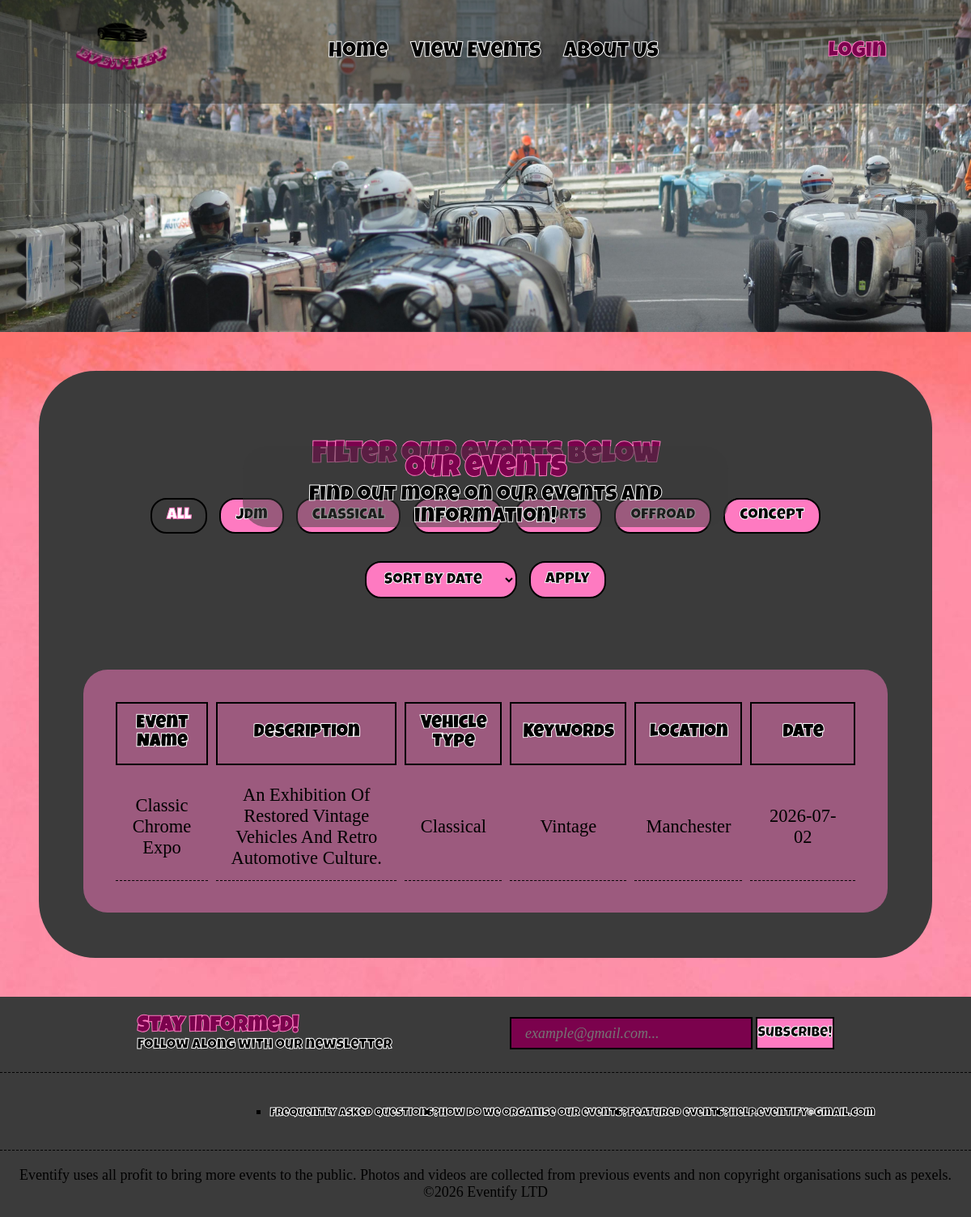
The page /view_events.php?vehicle_type=classical on the database its author committed.
### tables this page shows
CREATE TABLE event_details (
    event_id INT(11) PRIMARY KEY AUTO_INCREMENT,
    event_name VARCHAR(100),
    event_description VARCHAR(500),
    vehicle_type VARCHAR(50),
    keywords VARCHAR(100),
    location VARCHAR (50),
    event_date DATE
);

### view_events.php (the view, shortened to what this page needs)
<?php
$conn = new mysqli("localhost", "root", "root", "eventify");
?>
<?php
$vehicle_type = $_GET['vehicle_type'] ?? '';
$sql = "SELECT * FROM event_details";
$params = [];
$types = "";
if (!empty($vehicle_type)) {
    $sql .= " WHERE vehicle_type = ?";
    $params[] = $vehicle_type;
    $types .= "s";
}
$stmt = $conn->prepare($sql);
if (!empty($params)) {
    $stmt->bind_param($types, ...$params);
}
$stmt->execute();
$result = $stmt->get_result();
?>
<!DOCTYPE html>
<html lang="en">
<head>
    <link rel="stylesheet" href="styles.css?v=999">
    <link rel="stylesheet" href="https://iconawesome.com/assets/css/awesomeIcon.css">
</head>
<body>
    <header class="top-nav">
        <h1>
            <a href="index.php" title="Home"><img src="images/eventify.png" alt="Eventify Logo" class="logo"></a>
        </h1>
        <?php include "nav.php" ?>
    </header>
    <div class="ve-hero-text-container">
        <div class="hero-text">
            <h1>Our events</h1>
            <p>Find out more on our events and information!</p>
        </div>
    </div>
    <main class="main-container">
        <div class="main-body">
            <h1>Filter our events below</h1>
            <div id="filters" class="filters"></div>
            <form method="GET">
                <div class="filters">
                    <select class="filter-btn" name="sort">
                        <option value="">Sort by date</option>
                    </select>
                    <button class="filter-btn" type="submit">Apply</button>
                </div>
            </form>
            <div class="table-container">
                <table>
                    <tr class="table-header">
                        <th>Event Name</th>
                        <th>Description</th>
                        <th>Vehicle Type</th>
                        <th>Keywords</th>
                        <th>Location</th>
                        <th>Date</th>
                    </tr>
                    <?php if ($result->num_rows > 0) { ?>
                        <?php while ($row = $result->fetch_assoc()) { ?>
                            <tr>
                                <td><?= htmlspecialchars($row['event_name']) ?></td>
                                <td><?= htmlspecialchars($row['event_description']) ?></td>
                                <td><?= htmlspecialchars($row['vehicle_type']) ?></td>
                                <td><?= htmlspecialchars($row['keywords']) ?></td>
                                <td><?= htmlspecialchars($row['location']) ?></td>
                                <td id="event-date-style"><?= htmlspecialchars($row['event_date']) ?></td>
                            </tr>
                        <?php } ?>
                    <?php } else { ?>
                        <tr>
                            <td colspan="6">No events found</td>
                        </tr>
                    <?php } ?>
                </table>
            </div>
        </div>
    </main>
    <footer>
        <?php include "footer.php" ?>
    </footer>
</body>
</html>

### styles.css (style rules this page uses)
* { font-family: "Times New Roman", Times, serif; margin: 0; padding: 0; box-sizing: border-box; font-size: clamp(12px, 1.5vw, 20px); }
.top-nav { display: flex; justify-content: space-around; align-items: center; background-color: rgba(59, 59, 59, .5); height: 128px; position: sticky; top: 0%; z-index: 1000; }
.logo { height: 120px; width: 120px; }
.hero-text { position: absolute; left: 50%; top: 40%; height: 100px; transform: translate(-50%, -50%); padding: 1%; background-color: rgba(59, 59, 59, .5); border-radius: 30px; text-align: center; }
.hero-text h1 { font-size: 2rem; color: #7b024d; font-family: "Luckiest Guy", cursive; -webkit-text-stroke: 1px #fe7ac1; }
.hero-text p { font-size: 1.5rem; color: black; font-family: "Luckiest Guy", cursive; -webkit-text-stroke: 1px white; }
.main-container { padding: 4%; background-image: url("images/pink graphic.jpg"); }
.main-body { border-radius: 70px; background: #3B3B3B; }
.main-body h1 { font-size: 2rem; color: #7b024d; font-family: "Luckiest Guy", cursive; -webkit-text-stroke: 1px #fe7ac1; text-align: center; padding-bottom: 3%; padding-top: 8%; }
.ve-hero-text-container { height: 410px; background-image: url("images/classics car race.jpg"); margin-top: -128px; background-size: cover; background-position-y: 30%; }
.table-container { padding: 5%; }
.table-container table { margin: auto; padding: 3%; background-color: rgba(254, 122, 193, .5); border-radius: 30px; border-collapse: separate; border-spacing: 10px; }
.table-header th { text-align: center; color: black; font-family: "Luckiest Guy", cursive; -webkit-text-stroke: 1px white; border: 2px solid; text-align: center; padding: 14px; font-size: 1.25rem; }
.table-container td { text-align: center; padding: 14px; font-size: 1.25rem; border-bottom: 1px dashed; text-transform: capitalize; }
#event-date-style { width: 15%; }
.filters { display: flex; justify-content: center; gap: 15px; padding-bottom: 3%; flex-wrap: wrap; }
.filter-btn { padding: 10px 18px; border-radius: 20px; border: 2px solid black; background-color: #fe7ac1; color: black; font-family: "Luckiest Guy", cursive; -webkit-text-stroke: 1px white; font-size: 1.1rem; cursor: pointer; transition: all 0.2s ease; }

### rows shown on the page
event_details: event_name "Classic Chrome Expo", event_description "An Exhibition Of Restored Vintage Vehicles And Retro Automotive Culture.", vehicle_type "Classical", keywords "Vintage", location "Manchester", event_date "2026-07-02"
